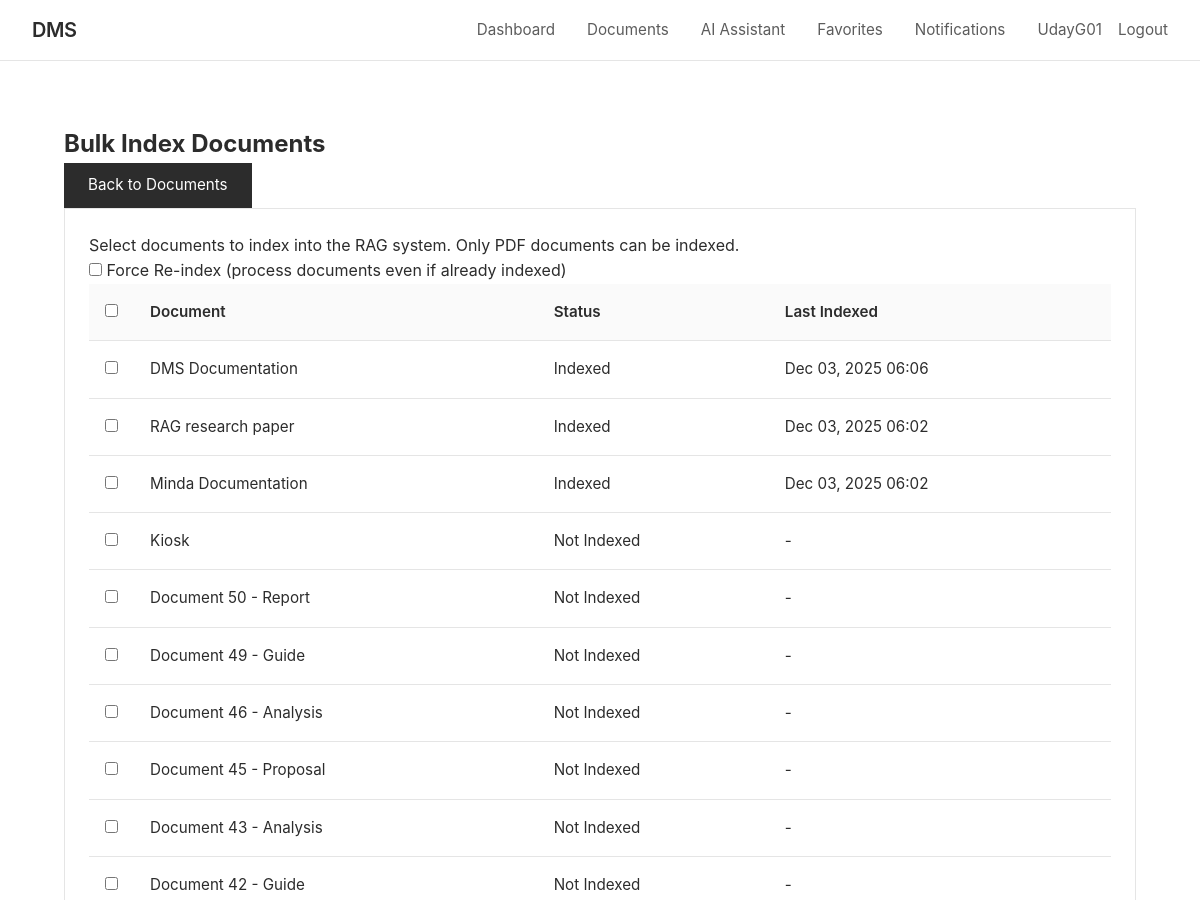
/documents/bulk-index/ (signed in, upper part), run on an earlier commit of the app's database.
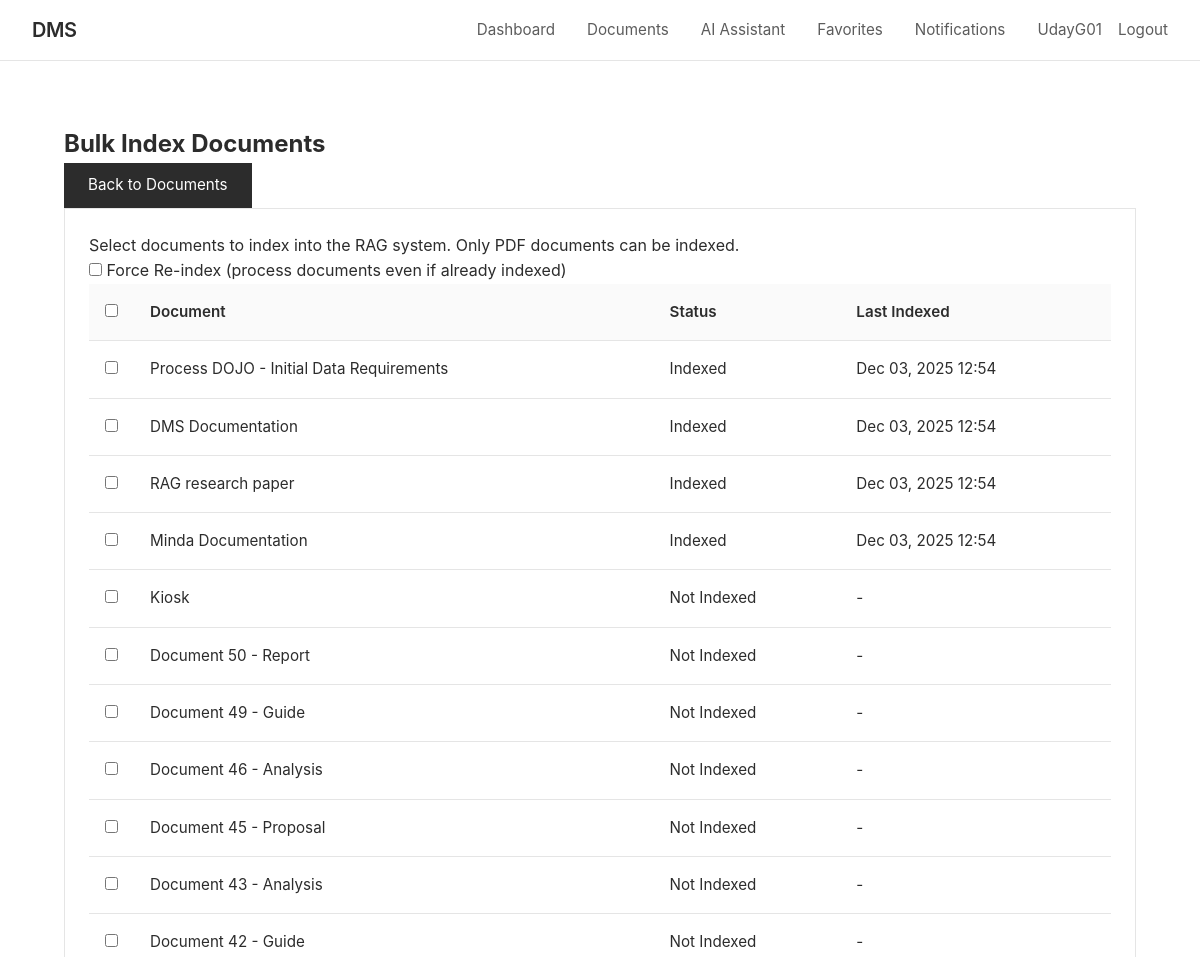
And on a later commit of the database.
### documents/models.py (models this page shows, shortened)
class Document(models.Model):
    ACCESS_LEVEL_CHOICES = [
        ('public', 'Public'),
        ('private', 'Private'),
        ('role', 'Role-Based'),
        ('custom', 'Custom Users'),
    ]
    title = models.CharField(max_length=255)
    description = models.TextField(blank=True)
    file = models.FileField(upload_to=document_upload_path)
    file_size = models.BigIntegerField(default=0, help_text="Size in bytes")
    file_type = models.CharField(max_length=100, blank=True)
    owner = models.ForeignKey(User, on_delete=models.CASCADE, related_name='owned_documents')
    access_level = models.CharField(max_length=10, choices=ACCESS_LEVEL_CHOICES, default='private')
    required_role_level = models.IntegerField(
        default=1,
        validators=[MinValueValidator(1), MaxValueValidator(100)],
        help_text="Minimum role level required (for role-based access)"
    )
    category = models.ForeignKey(Category, on_delete=models.SET_NULL, null=True, blank=True, related_name='documents')
    tags = models.ManyToManyField(Tag, blank=True, related_name='documents')
    shared_with = models.ManyToManyField(User, blank=True, related_name='shared_documents')
    version = models.IntegerField(default=1)
    is_locked = models.BooleanField(default=False, help_text="Locked documents cannot be edited")
    locked_by = models.ForeignKey(User, on_delete=models.SET_NULL, null=True, blank=True, related_name='locked_documents')
    views_count = models.IntegerField(default=0)
    downloads_count = models.IntegerField(default=0)
    created_at = models.DateTimeField(auto_now_add=True)
    updated_at = models.DateTimeField(auto_now=True)
    allow_comments = models.BooleanField(default=True)
    allow_download = models.BooleanField(default=True)
    is_deleted = models.BooleanField(default=False)
    deleted_at = models.DateTimeField(null=True, blank=True)
    class Meta:
        ordering = ['-updated_at', '-created_at']
        indexes = [
            models.Index(fields=['owner', 'access_level']),
            models.Index(fields=['created_at']),
            models.Index(fields=['title']),
        ]
    def get_embedding(self):
        try:
            return self.embedding
        except Exception:
            return None

class DocumentEmbedding(models.Model):
    INDEX_STATUS_CHOICES = [
        ('pending', 'Pending'),
        ('processing', 'Processing'),
        ('completed', 'Completed'),
        ('failed', 'Failed'),
    ]
    document = models.OneToOneField(Document, on_delete=models.CASCADE, related_name='embedding')
    is_indexed = models.BooleanField(default=False)
    index_status = models.CharField(max_length=20, choices=INDEX_STATUS_CHOICES, default='pending')
    chunk_count = models.IntegerField(default=0, help_text="Number of chunks created")
    embedding_model = models.CharField(max_length=100, blank=True, help_text="Model used for embeddings")
    indexed_at = models.DateTimeField(null=True, blank=True)
    last_indexed_at = models.DateTimeField(null=True, blank=True)
    error_message = models.TextField(blank=True)
    retry_count = models.IntegerField(default=0)
    created_at = models.DateTimeField(auto_now_add=True)
    updated_at = models.DateTimeField(auto_now=True)
    class Meta:
        ordering = ['-updated_at']

### documents/rag_views.py (the view)
# urls.py: path('documents/bulk-index/', rag_views.bulk_index_documents_view, name='bulk_index_documents'),
@login_required
def bulk_index_documents_view(request):
    if request.method == 'POST':
        form = DocumentIndexForm(request.POST)
        if form.is_valid():
            document_ids = request.POST.getlist('document_ids')
            if not document_ids:
                messages.warning(request, 'No documents selected.')
                return redirect('bulk_index_documents')
            documents = Document.objects.filter(
                id__in=document_ids,
                is_deleted=False
            )
            accessible_docs = documents.filter(
                Q(owner=request.user) |
                Q(access_level='public') |
                Q(access_level='role', required_role_level__lte=request.user.get_role_level()) |
                Q(shared_with=request.user)
            )
            indexed_count = 0
            failed_count = 0
            for doc in accessible_docs:
                embedding, created = DocumentEmbedding.objects.get_or_create(document=doc)
                if embedding.is_indexed and not form.cleaned_data.get('force_reindex'):
                    continue
                embedding.mark_processing()
                try:
                    if not doc.file or not doc.file.path.lower().endswith('.pdf'):
                        raise ValueError("Invalid file type")
                    processor = DocumentProcessor()
                    docs = processor.load_single_document(doc.file.path)
                    chatbot = get_rag_chatbot()
                    chatbot.index_documents(docs)
                    embedding.mark_completed(
                        chunk_count=len(docs),
                        embedding_model=chatbot.config.EMBEDDING_MODEL
                    )
                    indexed_count += 1
                except Exception as e:
                    embedding.mark_failed(str(e))
                    failed_count += 1
            messages.success(request, f'Indexed {indexed_count} documents. Failed: {failed_count}')
            return redirect('document_list')
    else:
        form = DocumentIndexForm()
    user_documents = Document.objects.filter(
        Q(owner=request.user) |
        Q(access_level='public') |
        Q(access_level='role', required_role_level__lte=request.user.get_role_level()) |
        Q(shared_with=request.user)
    ).filter(is_deleted=False)
    context = {
        'form': form,
        'documents': user_documents
    }
    return render(request, 'documents/bulk_index.html', context)

### documents/forms.py
class DocumentIndexForm(forms.Form):
    force_reindex = forms.BooleanField(
        required=False,
        initial=False,
        label='Force re-index already indexed documents',
        widget=forms.CheckboxInput(attrs={
            'class': 'form-check-input'
        })
    )

### documents/models.py (called while the page is built)
    def is_admin(self):
        return self.user_type == 'admin'

    def get_role_level(self):
        if self.is_admin():
            return 100
        return self.role.level if self.role else 1

### documents/templates/documents/bulk_index.html (shortened to what this page needs)
{% extends 'documents/base.html' %}
{% load static %}
{% block content %}
<div class="container mt-4">
    <div class="d-flex justify-content-between align-items-center mb-4">
        <h2> Bulk Index Documents</h2>
        <a href="{% url 'document_list' %}" class="btn btn-outline-secondary">
             Back to Documents
        </a>
    </div>
    <div class="card">
        <div class="card-body">
            <div class="alert alert-info">
                 Select documents to index into the RAG system. Only PDF documents can
                be indexed.
            </div>
            <form method="post">
                <div class="mb-4">
                    <div class="form-check">
                        <input class="form-check-input" type="checkbox" name="force_reindex" id="forceReindex">
                        <label class="form-check-label" for="forceReindex">
                            Force Re-index (process documents even if already indexed)
                        </label>
                    </div>
                </div>
                <div class="table-responsive">
                    <table class="table table-hover">
                        <thead>
                            <tr>
                                <th style="width: 40px;">
                                    <input type="checkbox" id="selectAll" class="form-check-input">
                                </th>
                                <th>Document</th>
                                <th>Status</th>
                                <th>Last Indexed</th>
                            </tr>
                        </thead>
                        <tbody>
                            {% for doc in documents %}
                            <tr>
                                <td>
                                    <input type="checkbox" name="document_ids" value="{{ doc.id }}"
                                        class="form-check-input doc-checkbox">
                                </td>
                                <td>
                                     {{ doc.title }}
                                </td>
                                <td>
                                    {% with embedding=doc.get_embedding %}
                                    {% if embedding and embedding.is_indexed %}
                                    <span class="badge bg-success">Indexed</span>
                                    {% else %}
                                    <span class="badge bg-secondary">Not Indexed</span>
                                    {% endif %}
                                    {% endwith %}
                                </td>
                                <td>
                                    {% with embedding=doc.get_embedding %}
                                    {% if embedding and embedding.indexed_at %}
                                    {{ embedding.indexed_at|date:"M d, Y H:i" }}
                                    {% else %}
                                    -
                                    {% endif %}
                                    {% endwith %}
                                </td>
                            </tr>
                            {% empty %}
                            <tr>
                                <td colspan="4" class="text-center py-4">No documents available for indexing.</td>
                            </tr>
                            {% endfor %}
                        </tbody>
                    </table>
            </form>
        </div>
    </div>
</div>
{% endblock %}

What changed in the data, as far as the page shows it:
added Document: title "Process DOJO - Initial Data Requirements", shows "Indexed", get_embedding.indexed_at "Dec 03, 2025 12:54"
changed Document "DMS Documentation": get_embedding.indexed_at "Dec 03, 2025 06:06" → "Dec 03, 2025 12:54"
changed through a linked row, Document "RAG research paper": get_embedding.indexed_at "Dec 03, 2025 06:02" → "Dec 03, 2025 12:54"
changed through a linked row, Document "Minda Documentation": get_embedding.indexed_at "Dec 03, 2025 06:02" → "Dec 03, 2025 12:54"
